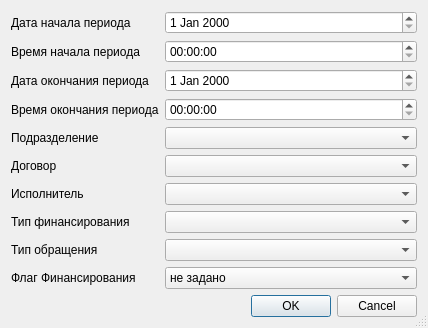
<?xml version="1.0" encoding="UTF-8"?>
<ui version="4.0">
 <class>ReportContractsRegistrySetupDialog</class>
 <widget class="QDialog" name="ReportContractsRegistrySetupDialog">
  <property name="windowModality">
   <enum>Qt::ApplicationModal</enum>
  </property>
  <property name="geometry">
   <rect>
    <x>0</x>
    <y>0</y>
    <width>390</width>
    <height>300</height>
   </rect>
  </property>
  <property name="sizePolicy">
   <sizepolicy hsizetype="Preferred" vsizetype="Preferred">
    <horstretch>0</horstretch>
    <verstretch>0</verstretch>
   </sizepolicy>
  </property>
  <property name="windowTitle">
   <string>Dialog</string>
  </property>
  <property name="sizeGripEnabled">
   <bool>true</bool>
  </property>
  <layout class="QGridLayout" name="gridLayout">    
   <item row="1" column="1">
    <widget class="CDateEdit" name="edtBegDate"/>
   </item>
   <item row="1" column="0">
    <widget class="QLabel" name="lblBegDate">
     <property name="text">
      <string>Дата начала периода</string>
     </property>
    </widget>
   </item>
   <item row="2" column="1">
    <widget class="CTimeEdit" name="edtBegTime"/>
   </item>
   <item row="2" column="0">
    <widget class="QLabel" name="lblBegTime">
     <property name="text">
      <string>Время начала периода</string>
     </property>
    </widget>
   </item>
  <item row="3" column="1">
    <widget class="CDateEdit" name="edtEndDate"/>
   </item>
   <item row="3" column="0">
    <widget class="QLabel" name="lblEndDate">
     <property name="text">
      <string>Дата окончания периода</string>
     </property>
    </widget>
   </item>
   <item row="4" column="1">
    <widget class="CTimeEdit" name="edtEndTime"/>
   </item>
   <item row="4" column="0">
    <widget class="QLabel" name="lblEndTime">
     <property name="text">
      <string>Время окончания периода</string>
     </property>
    </widget>
   </item>
   <item row="5" column="0">
    <widget class="QLabel" name="lblOrgStructure">
     <property name="text">
      <string>Подразделение</string>
     </property>
    </widget>
   </item>
   <item row="5" column="1">
    <widget class="COrgStructureComboBox" name="cmbOrgStructure"/>
   </item>
   <item row="6" column="0">
    <widget class="QLabel" name="lblContract">
     <property name="text">
      <string>Договор</string>
     </property>
    </widget>
   </item>
   <item row="6" column="1">
    <widget class="CContractComboBox" name="cmbContract"/>
   </item>
   <item row="7" column="0">
    <widget class="QLabel" name="lblPerson">
     <property name="text">
      <string>Исполнитель</string>
     </property>
    </widget>
   </item>
   <item row="7" column="1">
    <widget class="CPersonComboBox" name="cmbPerson"/>
   </item>
   <item row="8" column="0">
    <widget class="QLabel" name="lblFinance">
     <property name="text">
      <string>Тип финансирования</string>
     </property>
    </widget>
   </item>
   <item row="8" column="1">
    <widget class="CRBComboBox" name="cmbFinance"/>
   </item> 
   <item row="9" column="0">
    <widget class="QLabel" name="lblEventType">
     <property name="text">
      <string>Тип обращения</string>
     </property>
    </widget>
   </item>
   <item row="9" column="1">
    <widget class="CRBComboBox" name="cmbEventType"/>
   </item>
    <item row="10" column="0">
    <widget class="QLabel" name="lblVisitPayStatus">
     <property name="text">
      <string>Флаг Финансирования</string>
     </property>
    </widget>
   </item>
   <item row="10" column="1">
    <spacer name="verticalSpacer">
     <property name="orientation">
      <enum>Qt::Vertical</enum>
     </property>
     <property name="sizeHint" stdset="0">
      <size>
       <width>20</width>
       <height>40</height>
      </size>
     </property>
    </spacer>
   </item>
   <item row="10" column="1">
    <widget class="QComboBox" name="cmbVisitPayStatus">
      <property name="minimumSize">
        <size>
         <width>252</width>
         <height>0</height>
        </size>
       </property>
       <item>
        <property name="text">
         <string>не задано</string>
        </property>
       </item>
       <item>
        <property name="text">
         <string>не выставлено</string>
        </property>
       </item>
       <item>
        <property name="text">
         <string>выставлено</string>
        </property>
       </item>
       <item>
        <property name="text">
         <string>отказано</string>
        </property>
       </item>
       <item>
        <property name="text">
         <string>оплачено</string>
      </property>
    </item>
    </widget>
   </item>
    <item row="12" column="0" colspan="2">
    <widget class="QDialogButtonBox" name="buttonBox">
     <property name="orientation">
      <enum>Qt::Horizontal</enum>
     </property>
     <property name="standardButtons">
      <set>QDialogButtonBox::Cancel|QDialogButtonBox::Ok</set>
     </property>
    </widget>
   </item> 
  </layout>
 </widget>
 <customwidgets>
  <customwidget>
   <class>CDateEdit</class>
   <extends>QDateEdit</extends>
   <header>library/DateEdit</header>
  </customwidget>
  <customwidget>
   <class>CTimeEdit</class>
   <extends>QTimeEdit</extends>
   <header>library/TimeEdit</header>
  </customwidget>
  <customwidget>
   <class>CPersonComboBox</class>
   <extends>QComboBox</extends>
   <header>Orgs/PersonComboBox</header>
  </customwidget>
  <customwidget>
   <class>CContractComboBox</class>
   <extends>QComboBox</extends>
   <header>Accounting/ContractComboBox.h</header>
  </customwidget>
  <customwidget>
   <class>CRBComboBox</class>
   <extends>QComboBox</extends>
   <header>library/crbcombobox.h</header>
  </customwidget>
  <customwidget>
   <class>COrgStructureComboBox</class>
   <extends>QComboBox</extends>
   <header>Orgs/OrgStructComboBoxes.h</header>
  </customwidget>
 </customwidgets>
 <resources/>
 <connections>
  <connection>
   <sender>buttonBox</sender>
   <signal>accepted()</signal>
   <receiver>ReportContractsRegistrySetupDialog</receiver>
   <slot>accept()</slot>
   <hints>
    <hint type="sourcelabel">
     <x>132</x>
     <y>650</y>
    </hint>
    <hint type="destinationlabel">
     <x>65</x>
     <y>418</y>
    </hint>
   </hints>
  </connection>
  <connection>
   <sender>buttonBox</sender>
   <signal>rejected()</signal>
   <receiver>ReportContractsRegistrySetupDialog</receiver>
   <slot>reject()</slot>
   <hints>
    <hint type="sourcelabel">
     <x>245</x>
     <y>650</y>
    </hint>
    <hint type="destinationlabel">
     <x>267</x>
     <y>420</y>
    </hint>
   </hints>
  </connection>
 </connections>
</ui>
